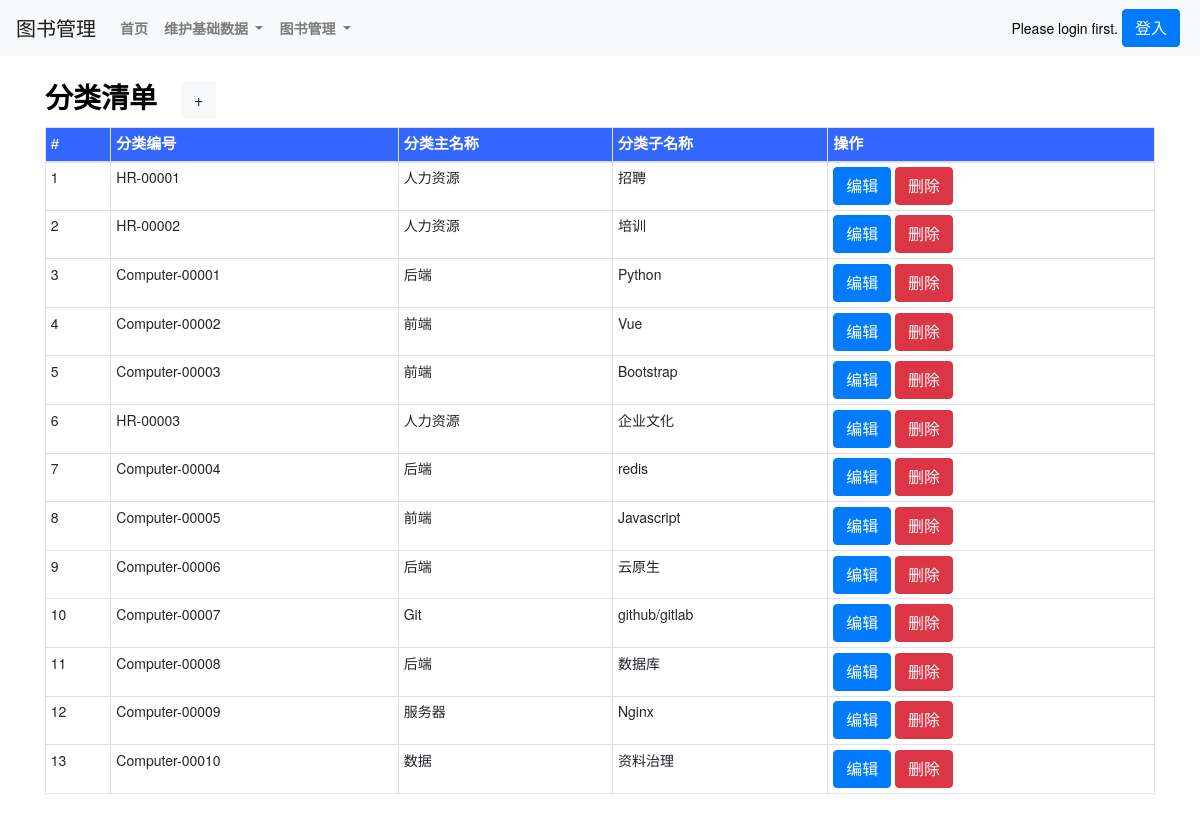
Screenshot of /categorylist_show/ with the database file from the repository.
### book/models.py (models this page shows, shortened)
class category(models.Model):
    cid = models.AutoField(primary_key=True)
    category_id = models.CharField(max_length=500,verbose_name=('分类编号'),)
    category_keyname = models.CharField(max_length=500,verbose_name=('分类主名称'),)
    category_subname = models.CharField(max_length=500,verbose_name=('分类子名称'),)
    class Meta:
        verbose_name = ('分类')
        verbose_name_plural = ('分类')
        ordering = ['category_id'] # 返回值排序

### book/views.py (the view)
# urls.py: path('categorylist_show/', views.categorylist_show, name='categorylist_show'),
def categorylist_show(request):
    categorylist = category.objects.raw('SELECT * FROM book_category')
    context = {
        'categorylist':categorylist,
    }
    return render(request,'categorylist_show.html',context)

### templates/categorylist_show.html (shortened to what this page needs)
{% extends 'base.html' %}
{% load static %}
{% block body_block %}
<div class="container">
    <div class="row py-4 align-items-center">
        <div class="col-lg-12 col-md-12 mt-0 table-responsive"  style="background-color: #fff;">
            <h3 class="font-weight-bold">分类清单<a class="ml-4 btn btn-light" href="/categorylist_new/">+</a></h3>
            <table class="table table-striped table-sm table-bordered ">
                <thead>
                    <tr style="color:White;background-color:#3366FF;font-family:微軟正黑體,Tahoma,Arial,微軟雅黑體;font-size:15px;">
                        <th scope="col">#</th>
                        <th scope="col">分类编号</th>
                        <th scope="col">分类主名称</th>
                        <th scope="col">分类子名称</th>
                        <th scope="col">操作</th>
                    </tr>
                </thead>
                {% for category in categorylist %}
                    <td>{{ category.cid }}</td>
                    <td>{{ category.category_id }}</td>
                    <td>{{ category.category_keyname }}</td>
                    <td>{{ category.category_subname }}</td>
                    <td>
                        <a class="btn btn-primary btn-xs" href="/categorylist_edit/{{ category.cid }}/">编辑</a>
                        <a class="btn btn-danger btn-xs" href="/categorylist_delete/{{ category.cid }}/">删除</a>
                    </td>
                {% endfor %}
            </table>
        </div>
    </div>
</div>
<br>
<br>
<br>
<br>
<br>
{% endblock %}

### templates/base.html (style rules this page uses)
html, body { position: relative; height: 100%; }
body { background: #fff; font-family: Helvetica Neue, Helvetica, Arial, sans-serif; font-size: 14px; color:#000; margin: 10; padding: 10; }

### rows the page displays
category: cid "1", category_id "HR-00001", category_keyname "人力资源", category_subname "招聘"
category: cid "2", category_id "HR-00002", category_keyname "人力资源", category_subname "培训"
category: cid "3", category_id "Computer-00001", category_keyname "后端", category_subname "Python"
category: cid "4", category_id "Computer-00002", category_keyname "前端", category_subname "Vue"
category: cid "5", category_id "Computer-00003", category_keyname "前端", category_subname "Bootstrap"
category: cid "6", category_id "HR-00003", category_keyname "人力资源", category_subname "企业文化"
category: cid "7", category_id "Computer-00004", category_keyname "后端", category_subname "redis"
category: cid "8", category_id "Computer-00005", category_keyname "前端", category_subname "Javascript"
category: cid "9", category_id "Computer-00006", category_keyname "后端", category_subname "云原生"
category: cid "10", category_id "Computer-00007", category_keyname "Git", category_subname "github/gitlab"
category: cid "11", category_id "Computer-00008", category_keyname "后端", category_subname "数据库"
category: cid "12", category_id "Computer-00009", category_keyname "服务器", category_subname "Nginx"
category: cid "13", category_id "Computer-00010", category_keyname "数据", category_subname "资料治理"
